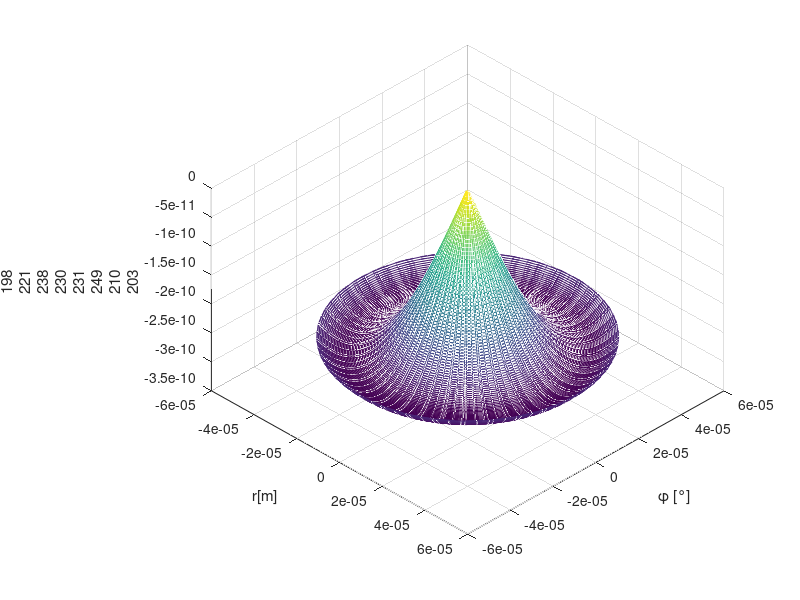

This chart was generated by the following MATLAB code: (Note: this script raises an error after producing the figure.)
clear all;
clf;

% % % Simulación del modelo de haz de luz
c = 3e8;
eps0 = 8.85* (10^-12); %%Epsilon al vacío
epsr = 4.7; %Permitividad relativa
eps = eps0*epsr;

miu0 = 4*pi*(10^-7);
miur = 1;
miu = miu0*miur;

%%Para el núcleo
a = 50e-6; %radio del núcleo
r = 0 : 0.5e-6 : a; %radio
phi = 0: 0.188: 6*pi;
%%%%%%%%%%%%%%%%%%%%%%%%%%%%%%%%%%%
[PHI1,R1] = meshgrid(phi,r);
v = 1/sqrt(miu*eps);
%%Aplicando las condiciones en frontera para el modo TMnm (Hz=0,fc=)
pnm = [
    2.4 3.8 5.1 6.18;
    5.52 7.01 8.4 9.2;
    8.65 10.17 11.6 13.01;
    11.7 13.3 14.79 16.2
    ];

n = 0;
m = 1;

for n = 1: 4
   for m = 1: 3
       
        fc_TMnm = (pnm(n,m)*v)/(2*pi*a);
        f0 = fc_TMnm + 200e9; %Para f0>fc_TMnm pero f0 < al siguiente modo fcTMnm
        omega = 2*pi*f0;

        lambdac_TMnm = v/(fc_TMnm);
        BetaLambda_TMnm = omega*sqrt(eps*miu)*sqrt(1-((fc_TMnm/f0)^2));
        omegac = 2*pi*fc_TMnm; %Frecuencia de corte (Pasa alto) del modo TM01
        kc = pnm(n,m)/a;
        h_TMnm = kc;
        X_TMnm = h_TMnm.*r;
        z_TMnm = lambdac_TMnm*2; %Multiplos del doble de la longitud de onda, z = 0-5m,0-10m,0-100m (dependiendo)

        t_TMnm = 1;
        coeficiente = (i*n*(f0/fc_TMnm)/kc*a)*sqrt(1-(f0/fc_TMnm)^2);
        for t_TMnm = 1 : 10: 100
            z_TMnm = lambdac_TMnm*t_TMnm; %Multiplos del doble de la longitud de onda, z = 0-5m,0-10m,0-100m (dependiendo)
            for ind = 1:length(X_TMnm)
                for jnd = 1:length(phi)
                    Hphi_TMnm(ind,jnd) = coeficiente*((((n-1)/X_TMnm(ind))*(besselj((n-1),X_TMnm(ind)))) - (besselj((n),X_TMnm(ind))))*(cos((n-1)*phi(jnd)) + sin((n-1)*phi(jnd))) * exp(i*BetaLambda_TMnm*z_TMnm); 
                end
            end
            [x3,y3,z3] = pol2cart(PHI1,R1,real(Hphi_TMnm));

            mesh(x3,y3,z3);
            view(45,45);
            xlabel('r[m]');
            ylabel('\phi [°]');
            zlabel("H_\phi{TM"+(n-1)+m+"}");
            title("H_\phi{TM"+(n-1)+m+"}, z ="+z_TMnm+"m, t = "+t_TMnm+"s");
            drawnow limitrate;
            pause(0.5);
        end
        figure();
   end
end




